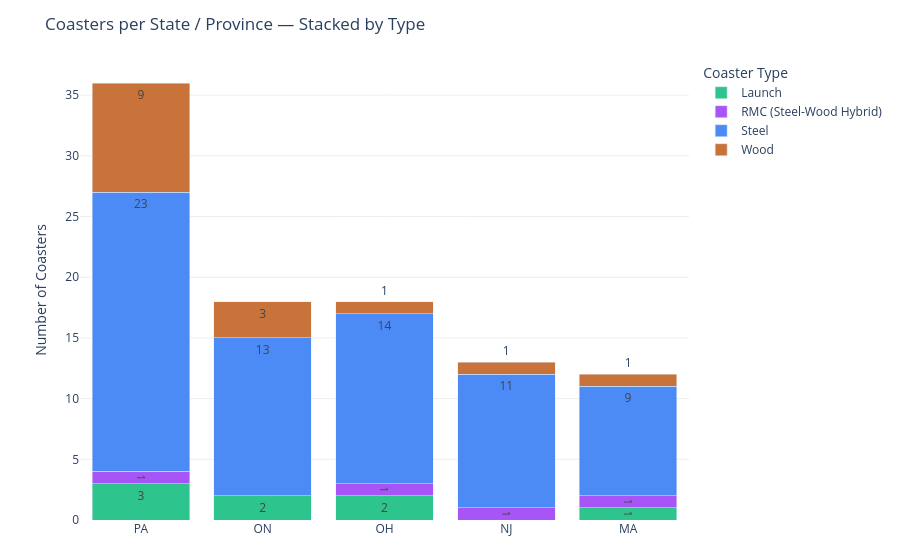

Here is the notebook cell this chart was saved with:
### Markdown cell above
## 2 · Coasters per State / Province

### Code cell
state_type = (
    df.groupby(['state', 'coaster_type_label'])
      .size()
      .reset_index(name='count')
)

# Order states by total count
state_order = (
    state_type.groupby('state')['count'].sum()
               .sort_values(ascending=False)
               .index.tolist()
)

fig = px.bar(
    state_type,
    x='state',
    y='count',
    color='coaster_type_label',
    color_discrete_map=TYPE_COLORS,
    category_orders={'state': state_order},
    labels={'state': 'State / Province', 'count': 'Number of Coasters', 'coaster_type_label': 'Type'},
    title='Coasters per State / Province — Stacked by Type',
    barmode='stack',
    text_auto=True
)
fig.update_traces(hovertemplate='<b>%{x}</b> · %{fullData.name}<br>Count: %{y}<extra></extra>')
fig.update_layout(
    plot_bgcolor='white',
    yaxis=dict(gridcolor='#eee', title='Number of Coasters'),
    xaxis_title=None,
    legend_title='Coaster Type',
    margin=dict(t=60, b=40)
)
fig.show()

### Figure 1 — Plotly figure (JSON) as saved in the notebook; plotly's stock layout.template omitted (floating-point values rounded to 4 significant figures)
{"data": [{"hovertemplate": "<b>%{x}</b> · %{fullData.name}<br>Count: %{y}<extra></extra>", "legendgroup": "Launch", "marker": {"color": "#2DC48D", "pattern": {"shape": ""}}, "name": "Launch", "orientation": "v", "showlegend": true, "textposition": "auto", "texttemplate": "%{y}", "type": "bar", "x": ["MA", "OH", "ON", "PA"], "xaxis": "x", "y": [1, 2, 2, 3], "yaxis": "y"}, {"hovertemplate": "<b>%{x}</b> · %{fullData.name}<br>Count: %{y}<extra></extra>", "legendgroup": "RMC (Steel-Wood Hybrid)", "marker": {"color": "#A855F7", "pattern": {"shape": ""}}, "name": "RMC (Steel-Wood Hybrid)", "orientation": "v", "showlegend": true, "textposition": "auto", "texttemplate": "%{y}", "type": "bar", "x": ["MA", "NJ", "OH", "PA"], "xaxis": "x", "y": [1, 1, 1, 1], "yaxis": "y"}, {"hovertemplate": "<b>%{x}</b> · %{fullData.name}<br>Count: %{y}<extra></extra>", "legendgroup": "Steel", "marker": {"color": "#4C8BF5", "pattern": {"shape": ""}}, "name": "Steel", "orientation": "v", "showlegend": true, "textposition": "auto", "texttemplate": "%{y}", "type": "bar", "x": ["MA", "NJ", "OH", "ON", "PA"], "xaxis": "x", "y": [9, 11, 14, 13, 23], "yaxis": "y"}, {"hovertemplate": "<b>%{x}</b> · %{fullData.name}<br>Count: %{y}<extra></extra>", "legendgroup": "Wood", "marker": {"color": "#C8733A", "pattern": {"shape": ""}}, "name": "Wood", "orientation": "v", "showlegend": true, "textposition": "auto", "texttemplate": "%{y}", "type": "bar", "x": ["MA", "NJ", "OH", "ON", "PA"], "xaxis": "x", "y": [1, 1, 1, 3, 9], "yaxis": "y"}], "layout": {"barmode": "stack", "legend": {"title": {"text": "Coaster Type"}, "tracegroupgap": 0}, "margin": {"b": 40, "t": 60}, "plot_bgcolor": "white", "title": {"text": "Coasters per State / Province — Stacked by Type"}, "xaxis": {"anchor": "y", "categoryarray": ["PA", "ON", "OH", "NJ", "MA"], "categoryorder": "array", "domain": [0, 1], "title": {}}, "yaxis": {"anchor": "x", "domain": [0, 1], "gridcolor": "#eee", "title": {"text": "Number of Coasters"}}}}
